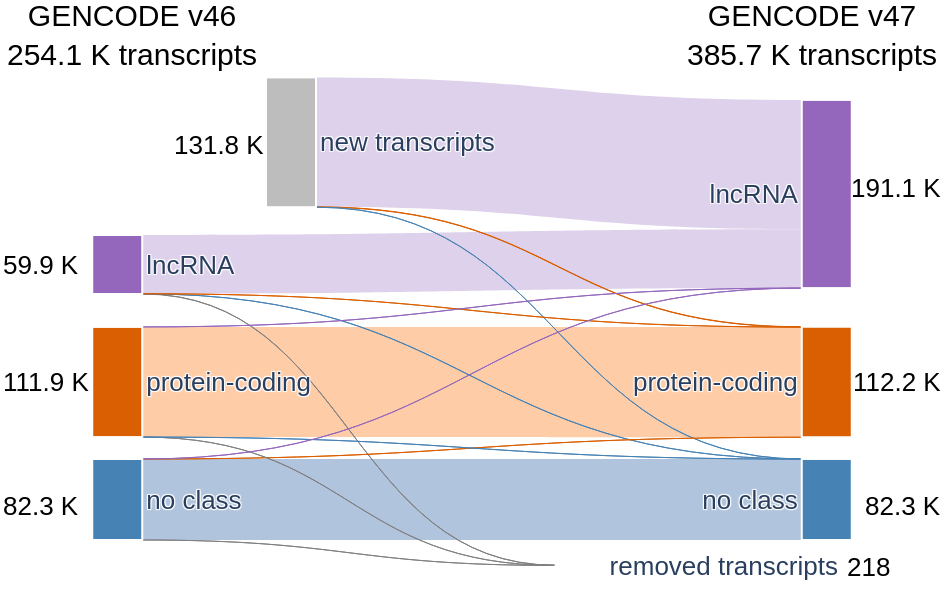

This figure's notebook cell:
### Code cell
from IPython.display import Image, display

# Create link colors based on target node (for visual consistency)
link_colors = []
target_color_map = {4: '#fecda8', 5: "#ded1eb", 6: 'LightSteelBlue', 7: '#ebebeb'}
strong_color_map = {4: '#d95f02', 5: "#9467bd", 6: 'steelblue', 7: '#808080'}
strong_flow_threshold = 1000  # Adjust this threshold based on your data
for tgt, val in zip(target, value):
    if val > strong_flow_threshold:
        link_colors.append(target_color_map[tgt])  # Use lighter color for stronger flows
    else:
        # Use stronger color for smaller flows to maintain visibility
        link_colors.append(strong_color_map[tgt])

# Define node colors (left = old classes, right = new classes)
node_colors = ["#d95f02", "#9467bd", 'steelblue', '#bdbdbd',  # Left side (old)
              "#d95f02", "#9467bd", 'steelblue', '#808080']   # Right side (new)

labels = ['protein-coding', 'lncRNA', 'no class', 'new transcripts',
          'protein-coding', 'lncRNA', 'no class', 'removed transcripts']


x_positions = [0.01, 0.01, 0.01, 0.15555552, 0.99, 0.99, 0.99, 0.5]
y_positions = [0.30, 0.55, 0.05, 0.88, 0.30, 0.65, 0.05, 0.98]

x_positions = [0.01, 0.01, 0.01, 0.25, 0.99, 0.99, 0.99, 0.65]
y_positions = [0.60, 0.35, 0.85, 0.09, 0.60, 0.2, 0.85, 0.99]

# Create the figure with improvements
fig = go.Figure(data=[go.Sankey(
    node=dict(
        label=labels,
        pad=30,
        thickness=50,
        color=node_colors,
        line=dict(color='white', width=2),
        x=x_positions,
        y=y_positions,
    ),
    link=dict(
        source=source,
        target=target,
        value=value,
        color=link_colors,  # Color links by source
        hovertemplate='%{source.label} → %{target.label}: %{value:,}<extra></extra>'
    )
)])

######################
# Sankey annotations #
######################
annotation_values = df.groupby("source")["source"].count().to_list() + df.groupby("target")["target"].count().to_list()

def format_count(count):
    if count >= 1_000:
        return f"{count/1_000:.1f} K"
    else:
        return str(count)

# pc, lnc, no_class, new, pc, lnc, no_class, removed
annotation_x = [-0.15, -0.15, -0.15, 0.085, 1.15, 1.15, 1.15, 1.08]
annotation_y = [0.4, 0.65, 0.1, 0.94, 0.4, 0.85, 0.1, -0.03]
annotation_values = [format_count(count) for count in annotation_values]
annotation_align =["right"] * 4 + ["left"] * 4

def annotate_node(ann_pos_x, ann_pos_y, text, text_size=26, align="center"):
    fig.add_annotation(
        x=ann_pos_x,
        y=ann_pos_y,
        text=text,
        showarrow=False,
        font=dict(size=text_size, color='black', family="Arial"),
        align=align,
    )

for ann_x, ann_y, count, align in zip(annotation_x, annotation_y, annotation_values, annotation_align):
    annotate_node(ann_x, ann_y, count, text_size=26, align=align)

# Annotate total version counts
total_old = df["old_seq_id"].notna().sum()
total_new = df["new_seq_id"].notna().sum()
annotate_node(-0.145, 1.22, f"GENCODE v46<br>{format_count(total_old)} transcripts", text_size=30)
annotate_node(1.145, 1.22, f"GENCODE v47<br>{format_count(total_new)} transcripts", text_size=30)


h_cm = 5
w_cm = 8
dpi = 300

width_px = int(w_cm / 2.54 * dpi)
height_px = int(h_cm / 2.54 * dpi)

fig.update_layout(
    height=height_px,
    width=width_px,
    margin=dict(l=110, r=110, t=100, b=20),
    font_family="Arial",
    font_size=26,
)

#png_bytes = fig.to_image(format="png", width=width_px, height=height_px, scale=1)
#display(Image(png_bytes))

DATASET = "gencode.v47.common.cdhit.cv"
FIGURE_DIR = f"/mnt/cbib/LNClassifier/paper/results/{DATASET}/figures"
os.makedirs(FIGURE_DIR, exist_ok=True)
pio.write_image(fig, f"{FIGURE_DIR}/sankey_gencode_versions.pdf", width=width_px, height=height_px, scale=1)

fig.show()

### Figure 1 — Plotly figure (JSON) as saved in the notebook; plotly's stock layout.template omitted (floating-point values rounded to 4 significant figures)
{"data": [{"link": {"color": ["#ded1eb", "#fecda8", "LightSteelBlue", "#ded1eb", "#d95f02", "#808080", "steelblue", "steelblue", "#d95f02", "#d95f02", "#808080", "#808080", "steelblue", "#9467bd", "#9467bd"], "hovertemplate": "%{source.label} → %{target.label}: %{value:,}<extra></extra>", "source": [3, 0, 2, 1, 3, 1, 3, 1, 2, 1, 0, 2, 0, 2, 0], "target": [5, 4, 6, 5, 4, 7, 6, 6, 4, 4, 7, 7, 6, 5, 5], "value": [131424, 111838, 82231, 59674, 331, 187, 52, 43, 26, 23, 20, 11, 9, 7, 1]}, "node": {"color": ["#d95f02", "#9467bd", "steelblue", "#bdbdbd", "#d95f02", "#9467bd", "steelblue", "#808080"], "label": ["protein-coding", "lncRNA", "no class", "new transcripts", "protein-coding", "lncRNA", "no class", "removed transcripts"], "line": {"color": "white", "width": 2}, "pad": 30, "thickness": 50, "x": [0.01, 0.01, 0.01, 0.25, 0.99, 0.99, 0.99, 0.65], "y": [0.6, 0.35, 0.85, 0.09, 0.6, 0.2, 0.85, 0.99]}, "type": "sankey"}], "layout": {"annotations": [{"align": "right", "font": {"color": "black", "family": "Arial", "size": 26}, "showarrow": false, "text": "111.9 K", "x": -0.15, "y": 0.4}, {"align": "right", "font": {"color": "black", "family": "Arial", "size": 26}, "showarrow": false, "text": "59.9 K", "x": -0.15, "y": 0.65}, {"align": "right", "font": {"color": "black", "family": "Arial", "size": 26}, "showarrow": false, "text": "82.3 K", "x": -0.15, "y": 0.1}, {"align": "right", "font": {"color": "black", "family": "Arial", "size": 26}, "showarrow": false, "text": "131.8 K", "x": 0.085, "y": 0.94}, {"align": "left", "font": {"color": "black", "family": "Arial", "size": 26}, "showarrow": false, "text": "112.2 K", "x": 1.15, "y": 0.4}, {"align": "left", "font": {"color": "black", "family": "Arial", "size": 26}, "showarrow": false, "text": "191.1 K", "x": 1.15, "y": 0.85}, {"align": "left", "font": {"color": "black", "family": "Arial", "size": 26}, "showarrow": false, "text": "82.3 K", "x": 1.15, "y": 0.1}, {"align": "left", "font": {"color": "black", "family": "Arial", "size": 26}, "showarrow": false, "text": "218", "x": 1.08, "y": -0.03}, {"align": "center", "font": {"color": "black", "family": "Arial", "size": 30}, "showarrow": false, "text": "GENCODE v46<br>254.1 K transcripts", "x": -0.145, "y": 1.22}, {"align": "center", "font": {"color": "black", "family": "Arial", "size": 30}, "showarrow": false, "text": "GENCODE v47<br>385.7 K transcripts", "x": 1.145, "y": 1.22}], "font": {"family": "Arial", "size": 26}, "height": 590, "margin": {"b": 20, "l": 110, "r": 110, "t": 100}, "width": 944}}
